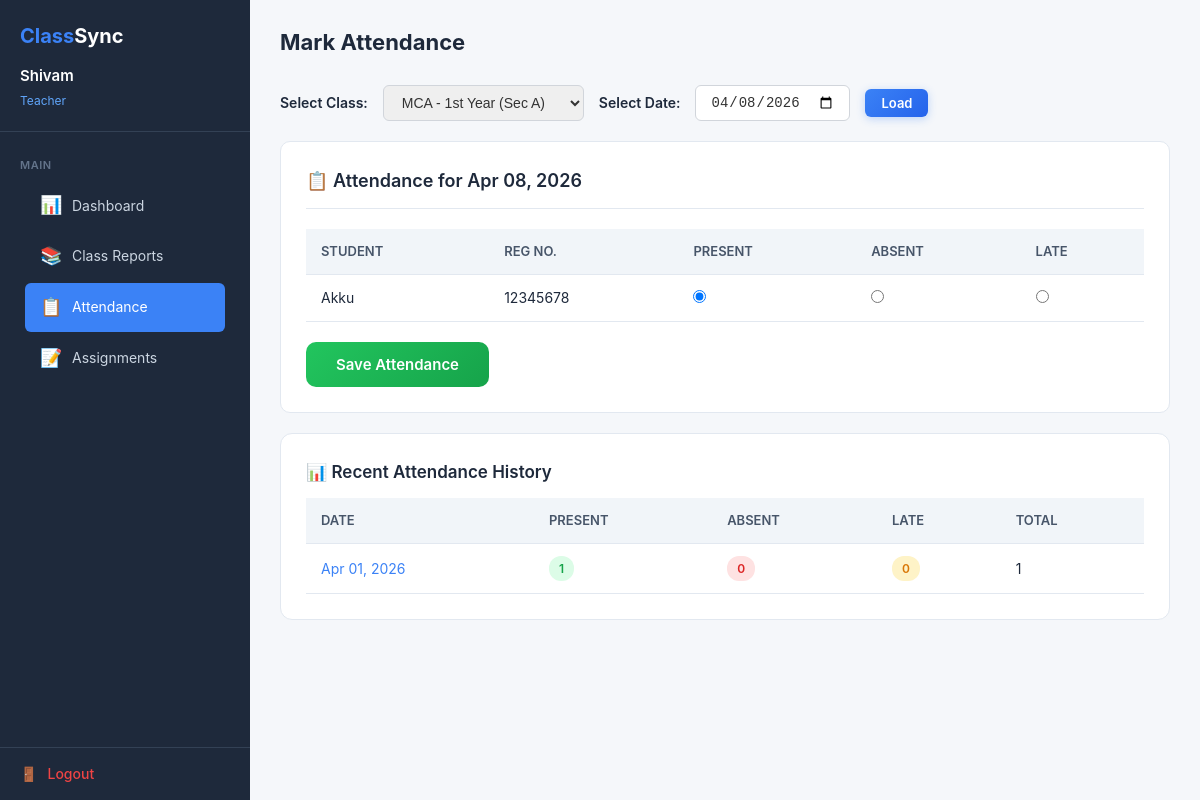
Screenshot of /teacher/attendance.php (signed in) with the database file from the repository.
### tables this page shows
CREATE TABLE IF NOT EXISTS users (
    id INT AUTO_INCREMENT PRIMARY KEY,
    name VARCHAR(100) NOT NULL,
    email VARCHAR(100) NOT NULL UNIQUE,
    password VARCHAR(255) NOT NULL,
    role ENUM('admin', 'teacher', 'student') NOT NULL,
    registration_number VARCHAR(20) UNIQUE,
     
    course_id INT NULL,
    year VARCHAR(20) NULL,
    section_id INT NULL,
     
    department VARCHAR(100) NULL,
    teacher_course_id INT NULL,
    subject_id INT NULL,
    created_at TIMESTAMP DEFAULT CURRENT_TIMESTAMP,
    FOREIGN KEY (course_id) REFERENCES courses(course_id) ON DELETE SET NULL,
    FOREIGN KEY (teacher_course_id) REFERENCES courses(course_id) ON DELETE SET NULL,
    FOREIGN KEY (section_id) REFERENCES sections(section_id) ON DELETE SET NULL
);

### teacher/attendance.php (the view, shortened to what this page needs)
<?php
require_once '../config/database.php';
$user_id = $_SESSION['user_id'];
$selected_date = $_GET['date'] ?? date('Y-m-d');
$selected_class_id = $_GET['class_id'] ?? '';
$teacher_data = $conn->query("SELECT teacher_course_id FROM users WHERE id = $user_id")->fetch_assoc();
$tc_id = $teacher_data['teacher_course_id'] ?? 0;
$my_sections = $conn->query("
    SELECT s.section_id, s.year, s.section_name, c.course_id, c.course_name
    FROM sections s
    JOIN courses c ON s.course_id = c.course_id
    WHERE s.course_id = $tc_id
    ORDER BY s.year ASC, s.section_name ASC
");
$assigned_classes_list = [];
while ($row = $my_sections->fetch_assoc()) {
    $assigned_classes_list[] = $row;
}
if (empty($selected_class_id) && count($assigned_classes_list) > 0) {
    $selected_class_id = $assigned_classes_list[0]['section_id'];
}
$selected_class = null;
foreach ($assigned_classes_list as $c) {
    if ($c['section_id'] == $selected_class_id) {
        $selected_class = $c;
        break;
    }
}
$c_id = $selected_class['course_id'] ?? 0;
$c_yr = $selected_class['year'] ?? '';
$c_sec = $selected_class['section_id'] ?? 0;
$students_stmt = $conn->prepare("SELECT * FROM users WHERE role = 'student' AND course_id = ? AND year = ? AND section_id = ? ORDER BY name ASC");
$students_stmt->bind_param("isi", $c_id, $c_yr, $c_sec);
$students_stmt->execute();
$students = $students_stmt->get_result();
$existing = [];
$history_stmt = $conn->prepare("
    SELECT a.date,
        SUM(CASE WHEN a.status = 'present' THEN 1 ELSE 0 END) as present_count,
        SUM(CASE WHEN a.status = 'absent' THEN 1 ELSE 0 END) as absent_count,
        SUM(CASE WHEN a.status = 'late' THEN 1 ELSE 0 END) as late_count,
        COUNT(*) as total
    FROM attendance a
    JOIN users u ON a.student_id = u.id
    WHERE a.marked_by = ? AND u.course_id = ? AND u.year = ? AND u.section_id = ?
    GROUP BY a.date
    ORDER BY a.date DESC
    LIMIT 7
");
$history_stmt->bind_param("iisi", $user_id, $c_id, $c_yr, $c_sec);
$history_stmt->execute();
$history = $history_stmt->get_result();
?>
<!DOCTYPE html>
<html lang="en">
<head>
    <link rel="stylesheet" href="/ClassSync/assets/css/style.css">
    <link rel="stylesheet" href="/ClassSync/assets/css/dashboard.css">
</head>
<body>
    <div class="dashboard-page">
        <?php include '../includes/sidebar.php'; ?>
        <div class="main-content">
            <div class="top-bar">
                <div>
                    <h1>Mark Attendance</h1>
                </div>
            </div>
            <form method="GET" class="filter-bar">
                <label style="font-weight:600;font-size:14px;">Select Class:</label>
                <select name="class_id">
                    <?php foreach ($assigned_classes_list as $cls): ?>
                        <option value="<?php echo $cls['section_id']; ?>" <?php echo $selected_class_id == $cls['section_id'] ? 'selected' : ''; ?>>
                            <?php echo htmlspecialchars($cls['course_name'] . ' - ' . $cls['year'] . ' Year (Sec ' . $cls['section_name'] . ')'); ?>
                        </option>
                    <?php endforeach; ?>
                </select>
                <label style="font-weight:600;font-size:14px;">Select Date:</label>
                <input type="date" name="date" value="<?php echo $selected_date; ?>">
                <button type="submit" class="btn btn-blue btn-sm">Load</button>
            </form>
            <div class="dashboard-form">
                <h3>📋 Attendance for <?php echo date('M d, Y', strtotime($selected_date)); ?></h3>
                <form method="POST" action="/ClassSync/actions/attendance_action.php">
                    <?php if ($students->num_rows > 0): ?>
                    <div class="table-responsive">
                        <table>
                            <thead>
                                <tr>
                                    <th>Student</th>
                                    <th>Reg No.</th>
                                    <th>Present</th>
                                    <th>Absent</th>
                                    <th>Late</th>
                                </tr>
                            </thead>
                            <tbody>
                                <?php
                                $students->data_seek(0);
                                while ($s = $students->fetch_assoc()):
                                    $current_status = $existing[$s['id']] ?? 'present';
                                ?>
                                <tr>
                                    <td><?php echo htmlspecialchars($s['name']); ?></td>
                                    <td><?php echo $s['registration_number']; ?></td>
                                    <td><input type="radio" name="attendance[<?php echo $s['id']; ?>]" value="present" <?php echo $current_status === 'present' ? 'checked' : ''; ?>></td>
                                    <td><input type="radio" name="attendance[<?php echo $s['id']; ?>]" value="absent" <?php echo $current_status === 'absent' ? 'checked' : ''; ?>></td>
                                    <td><input type="radio" name="attendance[<?php echo $s['id']; ?>]" value="late" <?php echo $current_status === 'late' ? 'checked' : ''; ?>></td>
                                </tr>
                                <?php endwhile; ?>
                            </tbody>
                        </table>
                    </div>
                    <div class="form-actions">
                        <button type="submit" class="btn btn-green">Save Attendance</button>
                    </div>
                    <?php endif; ?>
                </form>
            </div>
            <div class="card">
                <h3>📊 Recent Attendance History</h3>
                <?php if ($history->num_rows > 0): ?>
                <div class="table-responsive">
                    <table>
                        <thead>
                            <tr>
                                <th>Date</th>
                                <th>Present</th>
                                <th>Absent</th>
                                <th>Late</th>
                                <th>Total</th>
                            </tr>
                        </thead>
                        <tbody>
                            <?php while ($h = $history->fetch_assoc()): ?>
                            <tr>
                                <td>
                                    <a href="?date=<?php echo $h['date']; ?>" style="color:#3b82f6;">
                                        <?php echo date('M d, Y', strtotime($h['date'])); ?>
                                    </a>
                                </td>
                                <td><span class="badge badge-present"><?php echo $h['present_count']; ?></span></td>
                                <td><span class="badge badge-absent"><?php echo $h['absent_count']; ?></span></td>
                                <td><span class="badge badge-late"><?php echo $h['late_count']; ?></span></td>
                                <td><?php echo $h['total']; ?></td>
                            </tr>
                            <?php endwhile; ?>
                        </tbody>
                    </table>
                </div>
                <?php else: ?>
                <div class="empty-state"><p>No attendance history yet</p></div>
                <?php endif; ?>
            </div>
        </div>
    </div>
</body>
</html>

### assets/css/style.css (style rules this page uses)
* { margin: 0; padding: 0; box-sizing: border-box; }
body { font-family: 'Inter', 'Segoe UI', Tahoma, Geneva, Verdana, sans-serif; line-height: 1.6; color: #1e293b; background-color: #f8fafc; -webkit-font-smoothing: antialiased; }
a { text-decoration: none; color: inherit; }
.btn { display: inline-flex; align-items: center; gap: 8px; padding: 13px 30px; border-radius: 10px; font-size: 15px; font-weight: 600; cursor: pointer; border: none; transition: all 0.3s ease; font-family: 'Inter', sans-serif; }
.btn-blue { background: linear-gradient(135deg, #3b82f6, #2563eb); color: #fff; box-shadow: 0 2px 8px rgba(59,130,246,0.3); }
.btn-green { background: linear-gradient(135deg, #22c55e, #16a34a); color: #fff; }
.btn-sm { padding: 6px 16px; font-size: 13px; border-radius: 6px; }
.card { background: #fff; border-radius: 12px; border: 1px solid #e2e8f0; padding: 25px; margin-bottom: 20px; }
.card h3 { font-size: 17px; font-weight: 600; margin-bottom: 12px; color: #1e293b; }
.table-responsive { overflow-x: auto; }
table { width: 100%; border-collapse: collapse; font-size: 14px; }
table thead { background: #f1f5f9; }
table th, table td { padding: 12px 15px; text-align: left; border-bottom: 1px solid #e2e8f0; }
table th { font-weight: 600; color: #475569; font-size: 13px; text-transform: uppercase; }
.badge { display: inline-block; padding: 3px 10px; border-radius: 12px; font-size: 12px; font-weight: 600; }
.badge-present { background: #dcfce7; color: #16a34a; }
.badge-absent { background: #fee2e2; color: #dc2626; }
.badge-late { background: #fef3c7; color: #d97706; }

### assets/css/dashboard.css (style rules this page uses)
.dashboard-page { display: flex; min-height: 100vh; }
.main-content { flex: 1; margin-left: 250px; padding: 25px 30px; background: #f5f7fa; min-height: 100vh; }
.top-bar { display: flex; justify-content: space-between; align-items: center; margin-bottom: 25px; }
.top-bar h1 { font-size: 22px; font-weight: 700; color: #1e293b; }
.dashboard-form { background: #fff; border-radius: 10px; border: 1px solid #e2e8f0; padding: 25px; margin-bottom: 20px; }
.dashboard-form h3 { font-size: 18px; font-weight: 600; color: #1e293b; margin-bottom: 20px; padding-bottom: 12px; border-bottom: 1px solid #e2e8f0; }
.form-actions { display: flex; gap: 10px; margin-top: 20px; }
.filter-bar { display: flex; gap: 15px; align-items: center; margin-bottom: 20px; flex-wrap: wrap; }
.filter-bar input, .filter-bar select { padding: 8px 14px; border: 1px solid #d1d5db; border-radius: 6px; font-size: 14px; color: #333; }

### rows the page displays
users: name "Akku", registration_number "12345678", id "☑"

### other values shown
$user['name'] "Shivam"
$user['role'] "Teacher"
date('M d, Y', strtotime($h['date'])) "Apr 01, 2026"
$h['present_count'] "1"
$h['absent_count'] "0"
$h['late_count'] "0"
$h['total'] "1"
form field class_id "MCA - 1st Year (Sec A)"
